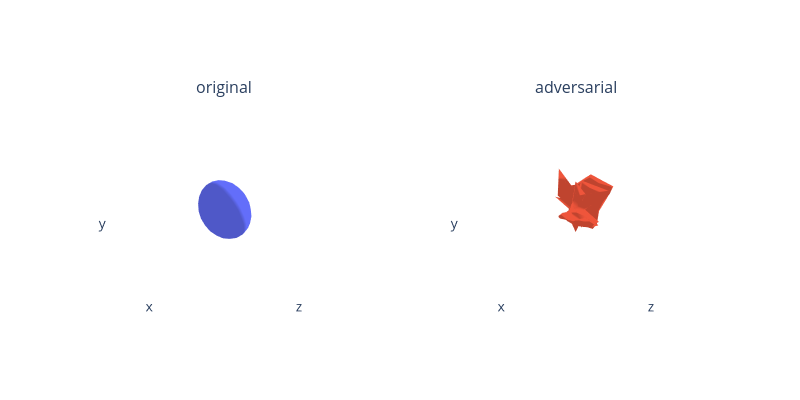

Notebook code for this chart:
### Code cell
fig = plot_scene({
                    "original": {
                        "mesh_1": universal_adv_patch_car.get_basic_meshes()
                    },
                    "adversarial": {
                        "mesh_1": universal_adv_patch_car.get_deformed_meshes()
                    },
                }, ncols=2)
fig.update_layout(height=400, width=800)
fig.show()

### Figure 1 — Plotly figure (JSON) as saved in the notebook; plotly's stock layout.template omitted (floating-point values rounded to 4 significant figures; data arrays with more than 128 entries replaced by an {"elided": "..."} marker saying what was removed)
{"data": [{"i": {"elided": "320 int values"}, "j": {"elided": "320 int values"}, "k": {"elided": "320 int values"}, "lighting": {"ambient": 0.8, "diffuse": 1, "facenormalsepsilon": 1e-06, "fresnel": 0, "roughness": 0.5, "specular": 0, "vertexnormalsepsilon": 1e-12}, "name": "mesh_1", "scene": "scene", "type": "mesh3d", "x": {"elided": "162 float values"}, "y": {"elided": "162 float values"}, "z": {"elided": "162 float values"}}, {"i": {"elided": "320 int values"}, "j": {"elided": "320 int values"}, "k": {"elided": "320 int values"}, "lighting": {"ambient": 0.8, "diffuse": 1, "facenormalsepsilon": 1e-06, "fresnel": 0, "roughness": 0.5, "specular": 0, "vertexnormalsepsilon": 1e-12}, "name": "mesh_1", "scene": "scene2", "type": "mesh3d", "x": {"elided": "162 float values"}, "y": {"elided": "162 float values"}, "z": {"elided": "162 float values"}}], "layout": {"annotations": [{"font": {"size": 16}, "showarrow": false, "text": "original", "x": 0.225, "xanchor": "center", "xref": "paper", "y": 1, "yanchor": "bottom", "yref": "paper"}, {"font": {"size": 16}, "showarrow": false, "text": "adversarial", "x": 0.775, "xanchor": "center", "xref": "paper", "y": 1, "yanchor": "bottom", "yref": "paper"}], "height": 400, "scene": {"aspectmode": "cube", "camera": {"up": {"x": 0, "y": 1, "z": 0}}, "domain": {"x": [0, 0.45], "y": [0, 1]}, "xaxis": {"backgroundcolor": "#fff", "range": [-1.4, 1.4], "showaxeslabels": false, "showgrid": false, "showline": false, "showticklabels": false, "ticks": "", "zeroline": false}, "yaxis": {"backgroundcolor": "#fff", "range": [-1.4, 1.4], "showaxeslabels": false, "showgrid": false, "showline": false, "showticklabels": false, "ticks": "", "zeroline": false}, "zaxis": {"backgroundcolor": "#fff", "range": [-1.4, 1.4], "showaxeslabels": false, "showgrid": false, "showline": false, "showticklabels": false, "ticks": "", "zeroline": false}}, "scene2": {"aspectmode": "cube", "camera": {"up": {"x": 0, "y": 1, "z": 0}}, "domain": {"x": [0.55, 1], "y": [0, 1]}, "xaxis": {"backgroundcolor": "#fff", "range": [-1.387, 1.413], "showaxeslabels": false, "showgrid": false, "showline": false, "showticklabels": false, "ticks": "", "zeroline": false}, "yaxis": {"backgroundcolor": "#fff", "range": [-1.438, 1.362], "showaxeslabels": false, "showgrid": false, "showline": false, "showticklabels": false, "ticks": "", "zeroline": false}, "zaxis": {"backgroundcolor": "#fff", "range": [-1.4, 1.4], "showaxeslabels": false, "showgrid": false, "showline": false, "showticklabels": false, "ticks": "", "zeroline": false}}, "width": 800}}
